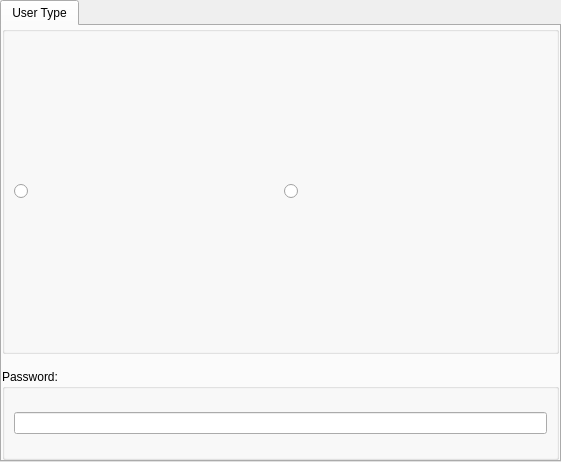
<?xml version="1.0" encoding="UTF-8"?>
<ui version="4.0">
 <class>OptUser</class>
 <widget class="QWidget" name="OptUser">
  <property name="geometry">
   <rect>
    <x>0</x>
    <y>0</y>
    <width>561</width>
    <height>462</height>
   </rect>
  </property>
  <property name="windowTitle">
   <string>Form</string>
  </property>
  <layout class="QVBoxLayout" name="verticalLayout">
   <property name="spacing">
    <number>0</number>
   </property>
   <property name="leftMargin">
    <number>0</number>
   </property>
   <property name="topMargin">
    <number>0</number>
   </property>
   <property name="rightMargin">
    <number>0</number>
   </property>
   <property name="bottomMargin">
    <number>0</number>
   </property>
   <item>
    <widget class="QTabWidget" name="tabWidget">
     <property name="currentIndex">
      <number>0</number>
     </property>
     <property name="tabsClosable">
      <bool>false</bool>
     </property>
     <widget class="QWidget" name="tabWidgetPage1">
      <attribute name="title">
       <string>User Type</string>
      </attribute>
      <layout class="QVBoxLayout" name="verticalLayout_2">
       <property name="leftMargin">
        <number>0</number>
       </property>
       <property name="topMargin">
        <number>0</number>
       </property>
       <property name="rightMargin">
        <number>0</number>
       </property>
       <property name="bottomMargin">
        <number>0</number>
       </property>
       <item>
        <widget class="QGroupBox" name="userBox">
         <property name="title">
          <string/>
         </property>
         <layout class="QHBoxLayout" name="horizontalLayout">
          <item>
           <widget class="QRadioButton" name="btn_General">
            <property name="text">
             <string/>
            </property>
            <property name="checkable">
             <bool>true</bool>
            </property>
            <property name="checked">
             <bool>false</bool>
            </property>
           </widget>
          </item>
          <item>
           <widget class="QRadioButton" name="btn_Admin">
            <property name="text">
             <string/>
            </property>
           </widget>
          </item>
         </layout>
        </widget>
       </item>
       <item>
        <widget class="QWidget" name="pswWidget" native="true">
         <property name="maximumSize">
          <size>
           <width>16777215</width>
           <height>100</height>
          </size>
         </property>
         <layout class="QGridLayout" name="gridLayout_3">
          <property name="leftMargin">
           <number>0</number>
          </property>
          <property name="topMargin">
           <number>9</number>
          </property>
          <property name="rightMargin">
           <number>0</number>
          </property>
          <property name="bottomMargin">
           <number>0</number>
          </property>
          <property name="spacing">
           <number>0</number>
          </property>
          <item row="0" column="0">
           <widget class="QGroupBox" name="pswBox">
            <property name="maximumSize">
             <size>
              <width>16777215</width>
              <height>100</height>
             </size>
            </property>
            <property name="title">
             <string>Password:</string>
            </property>
            <layout class="QGridLayout" name="gridLayout">
             <item row="0" column="0">
              <widget class="QLineEdit" name="lineEdit"/>
             </item>
            </layout>
           </widget>
          </item>
         </layout>
        </widget>
       </item>
      </layout>
     </widget>
    </widget>
   </item>
  </layout>
 </widget>
 <resources/>
 <connections/>
</ui>
